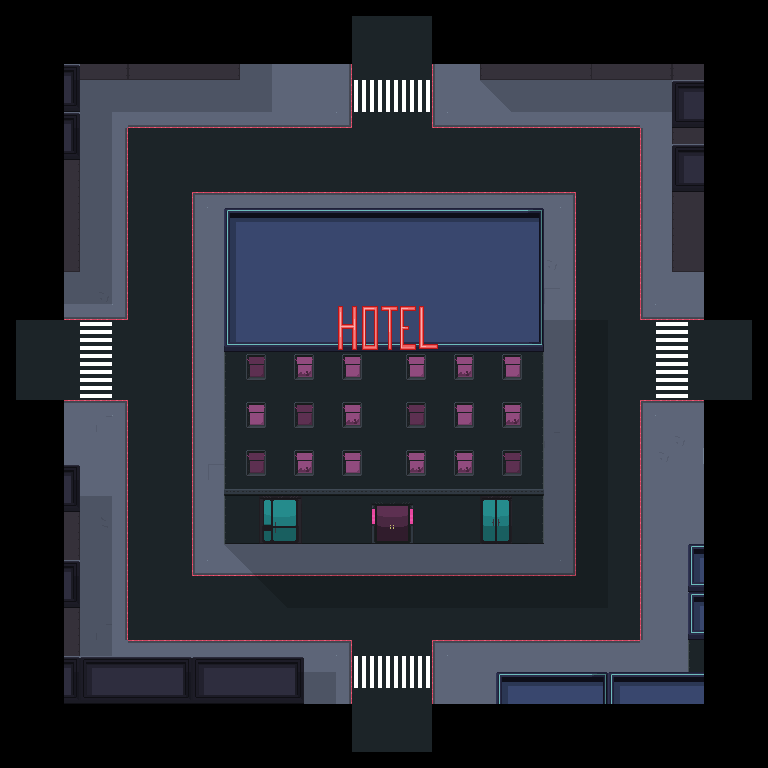

Below is a game level as drawn by its tile map, then a one-line description and the .tmx that defines it (tile-layer data replaced by summaries):
An orthogonal 48x48 tile map with 16x16 px tiles, 7 tile layers (Aire, Suelo, DecoracionSuelo, Paredes, ...), 4 tilesets and 12 objects (4x Spawner, 2x Right, 2x Down, 2x Left, 2x Up).

<map version="1.0" orientation="orthogonal" renderorder="right-down" width="48" height="48" tilewidth="16" tileheight="16" nextobjectid="47">
 <tileset firstgid="1" source="../../tileset/city.tsx" />
 <tileset firstgid="257" source="../../tileset/City2.tsx" />
 <tileset firstgid="769" source="../../tileset/CityProps.tsx" />
 <tileset firstgid="1137" source="../../tileset/Buildings.tsx" />
 <layer name="Aire" width="48" height="48">
  <data>[2304 cells, 288 non-empty, 1 distinct tile ids]</data>
 </layer>
 <layer name="Suelo" width="48" height="48">
  <data>[2304 cells, 1660 non-empty, 2 distinct tile ids]</data>
 </layer>
 <layer name="DecoracionSuelo" width="48" height="48">
  <data>[2304 cells, 796 non-empty, 17 distinct tile ids]</data>
 </layer>
 <layer name="Paredes" width="48" height="48">
  <data>[2304 cells, 572 non-empty, 83 distinct tile ids]</data>
 </layer>
 <layer name="Decoracion" width="48" height="48">
  <data>[2304 cells, 156 non-empty, 41 distinct tile ids]</data>
 </layer>
 <objectgroup name="Animados" />
 <layer name="Decoracion2" width="48" height="48">
  <data>[2304 cells, 21 non-empty, 21 distinct tile ids]</data>
 </layer>
 <layer name="Sombra" width="48" height="48">
  <data>[2304 cells, 245 non-empty, 2 distinct tile ids]</data>
 </layer>
 <objectgroup name="Puertas">
  <object id="19" name="Right" x="686" y="271" width="19.6667" height="269" />
  <object id="31" name="Down" x="304.667" y="673.667" width="194" height="28" />
  <object id="45" name="Left" x="59.1667" y="272" width="19.6667" height="191" />
  <object id="46" name="Up" x="238" y="62" width="241" height="28" />
 </objectgroup>
 <objectgroup name="Entradas">
  <object id="26" name="Right" gid="255" x="611.333" y="375.667" width="16" height="16" />
  <object id="28" name="Down" gid="255" x="391.333" y="618.667" width="16" height="16" />
  <object id="43" name="Up" gid="255" x="386" y="147" width="16" height="16" />
  <object id="44" name="Left" gid="255" x="151" y="364" width="16" height="16" />
 </objectgroup>
 <objectgroup name="Spawners" offsetx="-60" offsety="33">
  <object id="20" name="Spawner" gid="240" x="655" y="135" width="16" height="16">
   <properties>
    <property name="Bomber" type="bool" value="true" />
    <property name="Charger" type="bool" value="true" />
    <property name="Gunner" type="bool" value="false" />
    <property name="Stalker" type="bool" value="true" />
    <property name="Turret" type="bool" value="false" />
   </properties>
  </object>
  <object id="21" name="Spawner" gid="240" x="674" y="583" width="16" height="16">
   <properties>
    <property name="Bomber" type="bool" value="false" />
    <property name="Charger" type="bool" value="true" />
    <property name="Gunner" type="bool" value="false" />
    <property name="Stalker" type="bool" value="true" />
    <property name="Turret" type="bool" value="false" />
   </properties>
  </object>
  <object id="32" name="Spawner" gid="240" x="196.5" y="123.167" width="16" height="16">
   <properties>
    <property name="Bomber" type="bool" value="true" />
    <property name="Charger" type="bool" value="false" />
    <property name="Gunner" type="bool" value="true" />
    <property name="Stalker" type="bool" value="false" />
    <property name="Turret" type="bool" value="false" />
   </properties>
  </object>
  <object id="33" name="Spawner" gid="240" x="198.333" y="579.667" width="16" height="16">
   <properties>
    <property name="Bomber" type="bool" value="true" />
    <property name="Charger" type="bool" value="true" />
    <property name="Gunner" type="bool" value="false" />
    <property name="Stalker" type="bool" value="true" />
    <property name="Turret" type="bool" value="false" />
   </properties>
  </object>
 </objectgroup>
</map>
